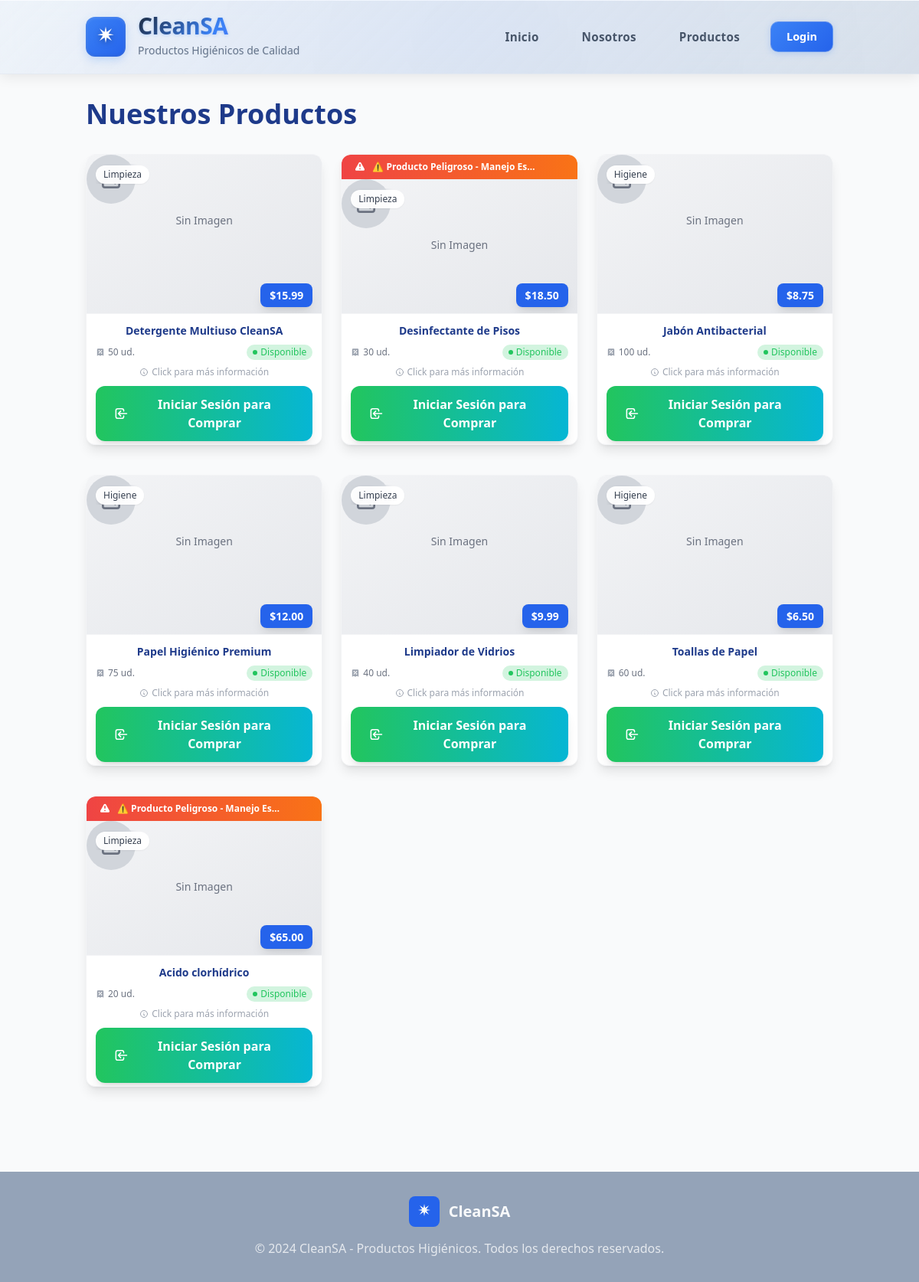
/products/, run on an earlier commit of the app's database.
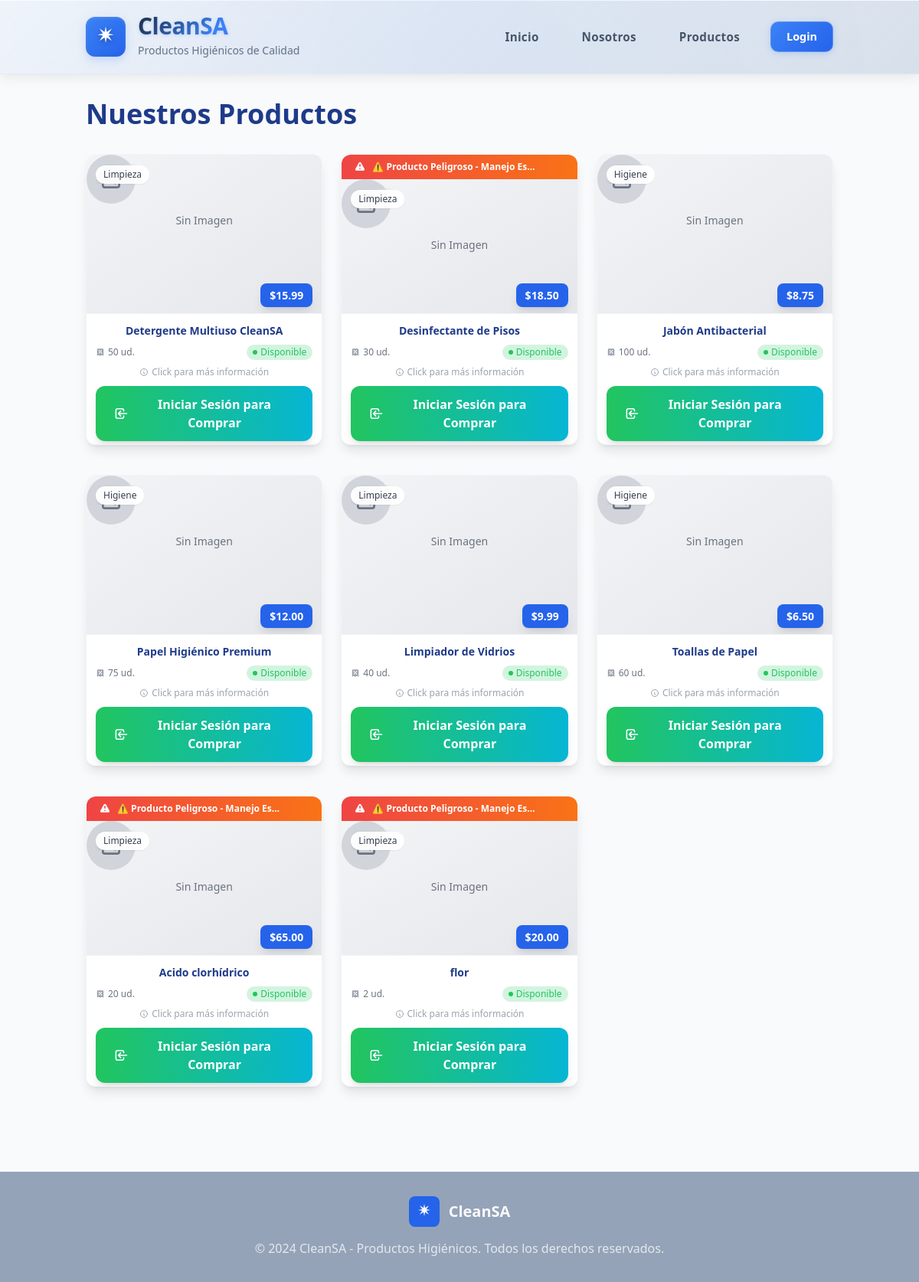
And on a later commit of the database.
### app/models.py (models this page shows)
class Producto (database.Model):
    __tablename__ = 'productos'
    id = database.Column(database.Integer, primary_key=True)
    nombre = database.Column(database.String(100), nullable=False)
    precio = database.Column(database.Float, nullable=False)
    stock = database.Column(database.Integer, nullable=False)
    fk_categoria = database.Column(database.Integer,database.ForeignKey('categorias.id'), nullable=False)
    peligroso = database.Column(database.Boolean, nullable=False)

class Categoria (database.Model):
    __tablename__ = 'categorias'
    id = database.Column(database.Integer, primary_key=True)
    nombre = database.Column(database.String(100), nullable=False)

### app/blueprints/products.py (the view)
@products_bp.route('/')
def list_products():
    try:
        productos = Producto.query.all()
        categorias = {cat.id: cat.nombre for cat in Categoria.query.all()}
        return render_template('productos.html',
                             productos=productos,
                             categorias=categorias)
    except Exception as e:
        return render_template('productos.html',
                             productos=[],
                             categorias={})

### app/templates/productos.html (shortened to what this page needs)
<!DOCTYPE html>
<html lang="es">
<head>
    <script src="https://cdn.tailwindcss.com"></script>
    <link rel="stylesheet" href="../static/css/nav-liquid-glass.css">
</head>
<body class="bg-smoke-white min-h-screen">
    {% include 'components/nav.html' %}
    <main class="container mx-auto px-6 py-8">
        <h1 class="text-4xl font-bold text-dark-teal mb-8">Nuestros Productos</h1>
        {% if productos %}
            <div class="grid grid-cols-1 sm:grid-cols-2 lg:grid-cols-3 gap-6">
                {% for producto in productos %}
                    {% include 'components/producto.html' %}
                {% endfor %}
            </div>
        {% else %}
            <p class="text-gray-600">No hay productos disponibles en este momento.</p>
        {% endif %}
    </main>
    {% include 'components/footer.html' %}
</body>
</html>

### app/templates/components/producto.html (shortened to what the changed rows need)
<div class="flip-card group cursor-pointer" data-producto-id="{{ producto.id }}">
    <div class="flip-card-inner">
        <div class="flip-card-front bg-white rounded-xl shadow-lg hover:shadow-xl transition-all duration-300 border border-gray-100 relative overflow-hidden">
            {% if producto.peligroso %}
                <div class="bg-gradient-to-r from-red-500 to-orange-500 text-white px-4 py-2 pr-12 text-xs font-semibold flex items-center rounded-t-xl">
                    <span class="truncate">⚠️ Producto Peligroso - Manejo Especial</span>
                </div>
            {% endif %}
            <div class="{% if producto.peligroso %}h-44{% else %}h-52{% endif %} bg-gray-50 border-b border-gray-100 relative overflow-hidden">
                <div class="placeholder-content absolute inset-0 bg-gradient-to-br from-gray-100 to-gray-200 flex flex-col items-center justify-center hidden">
                    <div class="w-16 h-16 bg-gray-300 rounded-full flex items-center justify-center mb-3">
                    </div>
                    <p class="text-gray-500 text-sm font-medium">Sin Imagen</p>
                </div>
                <div class="absolute top-3 left-3">
                    <span class="inline-flex items-center px-2.5 py-1 rounded-full text-xs font-medium bg-white bg-opacity-95 text-gray-700 shadow-sm backdrop-blur-sm">
                        {{ categorias.get(producto.fk_categoria, 'Sin categoría') }}
                    </span>
                </div>
                <div class="absolute bottom-3 right-3">
                    <span class="bg-pro-blue text-white px-3 py-1.5 rounded-lg text-base font-bold shadow-lg backdrop-blur-sm">
                        ${{ "%.2f"|format(producto.precio) }}
                    </span>
                </div>
            </div>
            <div class="p-3 flex flex-col justify-between" style="height: calc(100% - 13rem);">
                <div>
                    <h3 class="text-base font-bold text-dark-teal leading-tight mb-2">{{ producto.nombre }}</h3>
                    <div class="flex items-center justify-between mb-2">
                        <div class="flex items-center gap-1">
                            <span class="text-xs text-gray-500">{{ producto.stock }} ud.</span>
                        </div>
                        {% if producto.stock > 0 %}
                            <span class="inline-flex items-center px-2 py-0.5 rounded-full text-xs font-medium bg-warm-green bg-opacity-20 text-warm-green">
                                <div class="w-1.5 h-1.5 bg-warm-green rounded-full mr-1 animate-pulse"></div>
                                Disponible
                            </span>
                        {% else %}
                            <span class="inline-flex items-center px-2 py-0.5 rounded-full text-xs font-medium bg-red-100 text-red-800">
                                <div class="w-1.5 h-1.5 bg-red-500 rounded-full mr-1"></div>
                                Sin Stock
                            </span>
                        {% endif %}
                    </div>
                </div>
                <div class="text-center text-xs text-gray-400 mb-2">
                    <span class="inline-flex items-center">
                        <svg class="w-3 h-3 mr-1" fill="none" stroke="currentColor" viewBox="0 0 24 24">
                            <path stroke-linecap="round" stroke-linejoin="round" stroke-width="2" d="M13 16h-1v-4h-1m1-4h.01M21 12a9 9 0 11-18 0 9 9 0 0118 0z"/>
                        </svg>
                        Click para más información
                    </span>
                </div>
                {% if current_user.is_authenticated and not current_user.es_admin %}
                    {% if producto.stock > 0 %}
                        {% if producto.peligroso and current_user.es_particular %}
                            <div class="w-full bg-gradient-to-r from-orange-400 to-red-500 text-white font-medium py-3 px-4 rounded-xl text-center text-sm border border-orange-300">
                                <svg class="w-4 h-4 inline mr-2" fill="currentColor" viewBox="0 0 20 20">
                                    <path fill-rule="evenodd" d="M8.257 3.099c.765-1.36 2.722-1.36 3.486 0l5.58 9.92c.75 1.334-.213 2.98-1.742 2.98H4.42c-1.53 0-2.493-1.646-1.743-2.98l5.58-9.92zM11 13a1 1 0 11-2 0 1 1 0 012 0zm-1-8a1 1 0 00-1 1v3a1 1 0 002 0V6a1 1 0 00-1-1z" clip-rule="evenodd"/>
                                </svg>
                                ⚠️ Producto solo para empresas
                            </div>
                        {% else %}
                            <button onclick="addToCart({{ producto.id }}, this)" class="add-to-cart-btn w-full bg-gradient-to-r from-light-teal to-pro-blue hover:from-pro-blue hover:to-dark-teal text-white font-semibold py-3 px-6 rounded-xl transition-all duration-300 transform hover:scale-105 shadow-lg hover:shadow-xl flex items-center justify-center group">
                                <svg class="w-5 h-5 mr-2 transition-transform group-hover:scale-110" fill="none" stroke="currentColor" viewBox="0 0 24 24">
                                    <path stroke-linecap="round" stroke-linejoin="round" stroke-width="2" d="M3 3h2l.4 2M7 13h10l4-8H5.4m0 0L7 13m0 0l-1.5 6M7 13l-1.5-6m0 0h12m-10 6h8m-8 0v6a2 2 0 002 2h4a2 2 0 002-2v-6"/>
                                </svg>
                                Agregar al Carrito
                            </button>
                        {% endif %}
                    {% else %}
                        <button disabled class="w-full bg-gray-200 text-gray-400 font-semibold py-3 px-6 rounded-xl cursor-not-allowed flex items-center justify-center">
                            <svg class="w-5 h-5 mr-2" fill="none" stroke="currentColor" viewBox="0 0 24 24">
                                <path stroke-linecap="round" stroke-linejoin="round" stroke-width="2" d="M18.364 18.364A9 9 0 005.636 5.636m12.728 12.728L5.636 5.636m12.728 12.728L18.364 5.636"/>
                            </svg>
                            No Disponible
                        </button>
                    {% endif %}
                {% else %}
                    <a href="{{ url_for('auth.login') }}" class="w-full bg-gradient-to-r from-warm-green to-light-teal hover:from-light-teal hover:to-warm-green text-white font-semibold py-3 px-6 rounded-xl transition-all duration-300 transform hover:scale-105 shadow-lg hover:shadow-xl flex items-center justify-center group text-decoration-none">
                        <svg class="w-5 h-5 mr-2 transition-transform group-hover:scale-110" fill="none" stroke="currentColor" viewBox="0 0 24 24">
                            <path stroke-linecap="round" stroke-linejoin="round" stroke-width="2" d="M11 16l-4-4m0 0l4-4m-4 4h14m-5 4v1a3 3 0 01-3 3H6a3 3 0 01-3-3V7a3 3 0 013-3h7a3 3 0 013 3v1"/>
                        </svg>
                        Iniciar Sesión para Comprar
                    </a>
                {% endif %}
            </div>
        </div>
        <div class="flip-card-back bg-gradient-to-br from-light-teal to-pro-blue rounded-xl shadow-xl border border-gray-100 relative overflow-hidden">
            <div class="absolute top-3 right-3 z-20">
                <div class="bg-white bg-opacity-20 rounded-full p-1.5 hover:bg-opacity-30 transition-all duration-200 shadow-sm">
                </div>
            </div>
            <div class="h-full flex flex-col p-4 text-white">
                <div class="mb-3">
                    <h4 class="text-lg font-bold mb-1">{{ producto.nombre }}</h4>
                    <div class="flex items-center justify-between">
                        <span class="text-xs opacity-80">{{ categorias.get(producto.fk_categoria, 'Sin categoría') }}</span>
                        <span class="text-xl font-bold">${{ "%.2f"|format(producto.precio) }}</span>
                    </div>
                </div>
                <div class="flex-grow space-y-3">
                    <div class="bg-white bg-opacity-10 rounded-lg p-2.5 backdrop-blur-sm">
                        <h5 class="font-semibold mb-1.5 flex items-center text-sm">
                        </h5>
                        <div class="flex items-center justify-between text-xs">
                            <span>Stock disponible:</span>
                            <span class="font-bold">{{ producto.stock }} unidades</span>
                        </div>
                        <div class="flex items-center justify-between text-xs mt-1">
                            <span>Estado:</span>
                            {% if producto.stock > 0 %}
                                <span class="bg-green-400 bg-opacity-30 px-1.5 py-0.5 rounded text-xs font-medium">
                                </span>
                            {% else %}
                                <span class="bg-red-400 bg-opacity-30 px-1.5 py-0.5 rounded text-xs font-medium">
                                    ✗ Sin Stock
                                </span>
                            {% endif %}
                        </div>
                    </div>
                    {% if producto.peligroso %}
                        <div class="bg-red-500 bg-opacity-20 rounded-lg p-2.5 backdrop-blur-sm border border-red-400 border-opacity-30">
                            <h5 class="font-semibold mb-1.5 flex items-center text-orange-200 text-sm">
                            </h5>
                            <p class="text-xs opacity-90">
                            </p>
                        </div>
                    {% endif %}
                </div>
                <div class="mt-3 text-center text-xs opacity-70">
                    <span class="inline-flex items-center">
                    </span>
                </div>
            </div>
        </div>
    </div>
</div>

What changed in the data, as far as the page shows it:
added Producto: peligroso True (drawn), get "Limpieza", precio "20.00", nombre "flor", stock "2", shows "Disponible"
